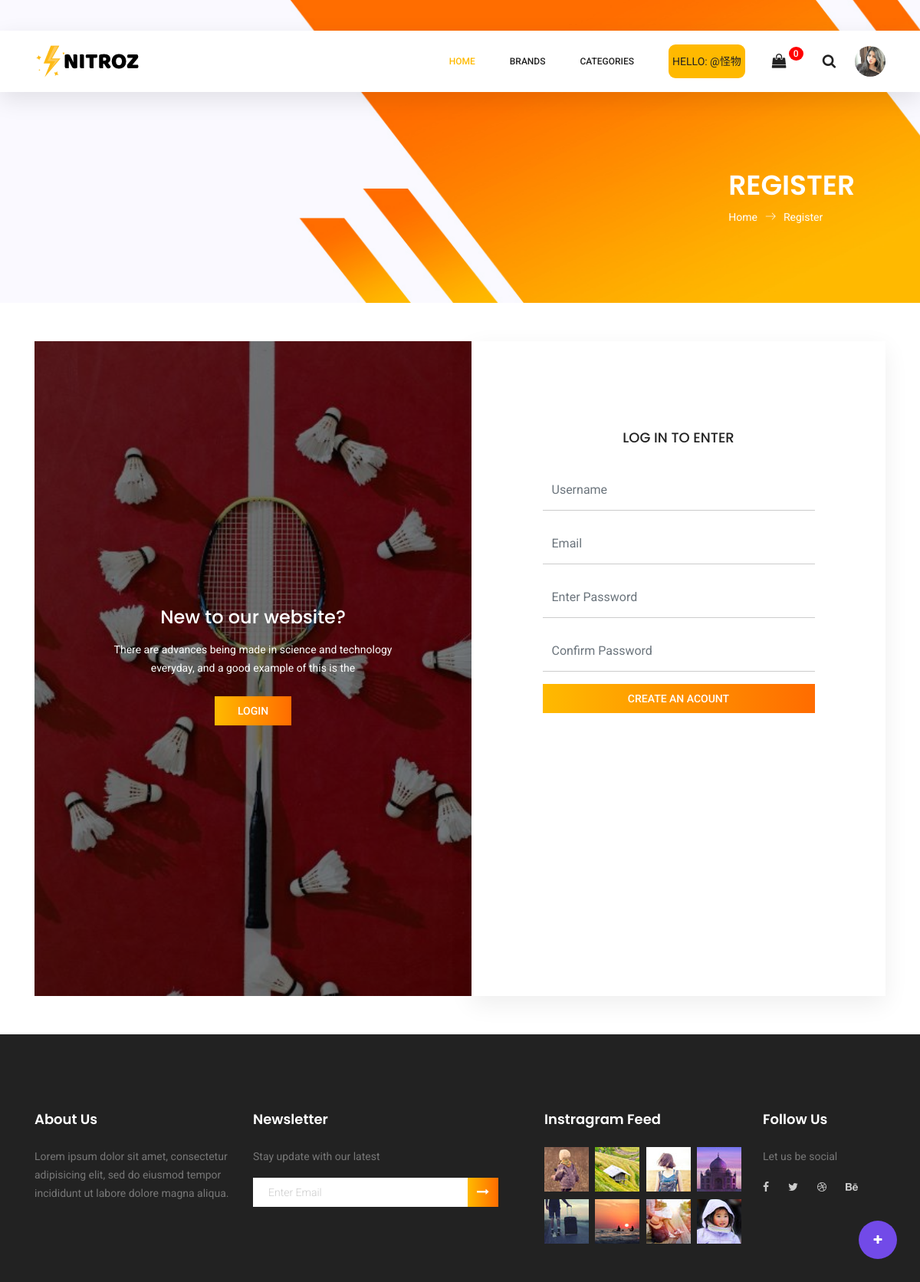
Page /register/ (signed in) on the committed database.
### base/models.py (models this page shows, shortened)
class User(AbstractUser):
    birth = models.DateField(blank=True,null=True)
    gender = models.BooleanField(default=False)
    email = models.EmailField(unique=True)
    phone = models.CharField(max_length=10,blank=True,null=True)
    avatar = models.ImageField(null=True,blank=True,upload_to='users/',default= 'users/avatar.svg')
    old_cart = models.CharField(max_length=200, blank=True, null=True)
    updated = models.DateTimeField(auto_now=True)
    created = models.DateTimeField(auto_now_add=True)
    USERNAME_FIELD = 'email'
    REQUIRED_FIELDS = []
    objects = CustomUserManager()

### base/views.py (the view, shortened to what this page needs)
# urls.py: path('register/', views.registerPage, name="register"),
def registerPage(request):
    form = MyUserCreationForm()
    context = {'form': form}
    return render(request, 'base/main/login_register.html', context)

### base/forms.py
class MyUserCreationForm(UserCreationForm):
    username = forms.CharField(widget=forms.TextInput(attrs={'class':'form-control', 'placeholder':"Username"}))
    email = forms.CharField(widget=forms.TextInput(attrs={'class':'form-control', 'placeholder':"Email"}))
    password1 = forms.CharField(widget=forms.PasswordInput(attrs={'class':'form-control', 'placeholder':"Enter Password"}))
    password2 = forms.CharField(widget=forms.PasswordInput(attrs={'class':'form-control', 'placeholder':"Confirm Password"}))
    class Meta:
        model = User
        fields = ['username', 'email', 'password1', 'password2']

### base/cart.py (called while the page is built)
    def __len__(self):
        return len(self.cart)

### base/context_processors.py (called while the page is built)
def cart(request):
    return {'cart': Cart(request)}

### base/templates/base/main/login_register.html (shortened to what this page needs)
{% extends "main/main.html" %}
{% load static %}
{% block content %}
<section class="banner-area organic-breadcrumb"
    style="background-image: url({% static 'media/banner/common-banner.jpg' %});">
    <div class="container">
        <div class="breadcrumb-banner d-flex flex-wrap align-items-center justify-content-end">
            <div class="col-first" style="max-width: 500px">
                <h1 style="text-transform: uppercase;">
                    {% if page == 'login' %}
                    Login
                    {% else %}
                    Register
                    {% endif %}
                </h1>
                <nav class="d-flex align-items-center">
                    <a href="{% url 'home' %}">Home<span class="lnr lnr-arrow-right"></span></a>
                    <a href="#">
                        {% if page == 'login' %}
                        Login
                        {% else %}
                        Register
                        {% endif %}
                    </a>
                </nav>
            </div>
        </div>
    </div>
</section>
{% if page == 'login' %}
<section class="login_box_area section_gap">
    <div class="container">
        <div class="row">
            <div class="col-lg-6">
                <div class="login_box_img">
                    <img class="img-fluid" src="{% static "media/banner/login.jpg" %}" alt="">
                    <div class="hover">
                        <h4>New to our website?</h4>
                        <p>There are advances being made in science and technology everyday, and a good example of this is the</p>
                        <a class="primary-btn" href="{% url 'register' %}">Create an Account</a>
                    </div>
                </div>
            </div>
            <div class="col-lg-6">
                <div class="login_form_inner">
                    <h3>Log in to enter</h3>
                    <form class="row login_form" action="" method="POST" id="contactForm" novalidate="novalidate">
                        {% csrf_token %}
                        <div class="col-md-12 form-group">
                            <input type="email" class="form-control" id="email" name="email" placeholder="Email" onfocus="this.placeholder = ''" onblur="this.placeholder = 'Email'">
                        </div>
                        <div class="col-md-12 form-group">
                            <input type="password" class="form-control" id="password" name="password" placeholder="Password" onfocus="this.placeholder = ''" onblur="this.placeholder = 'Password'">
                        </div>
                        <div class="col-md-12 form-group">
                            <button type="submit" value="submit" class="primary-btn">Log In</button>
                            <a href="{% url "reset_password" %}">Forgot Password?</a>
                        </div>
                    </form>
                </div>
            </div>
        </div>
    </div>
</section>
{% else %}
<section class="login_box_area section_gap">
    <div class="container">
        <div class="row">
            <div class="col-lg-6">
                <div class="login_box_img">
                    <img class="img-fluid" src="{% static "media/banner/login.jpg" %}" alt="">
                    <div class="hover">
                        <h4>New to our website?</h4>
                        <p>There are advances being made in science and technology everyday, and a good example of this is the</p>
                        <a class="primary-btn" href="{% url 'login' %}">Login</a>
                    </div>
                </div>
            </div>
            <div class="col-lg-6">
                <div class="login_form_inner">
                    <h3>Log in to enter</h3>
                    <form class="row login_form" action="" method="POST" id="contactForm" novalidate="novalidate">
                        {% for field in form %}
                        <div class="col-md-12 form-group">
                            {{field}}
                        </div>
                        {% endfor %}
                        <div class="col-md-12 form-group">
                            <button type="submit" value="submit" class="primary-btn">Create an acount</button>
                        </div>
                    </form>
                </div>
            </div>
        </div>
    </div>
</section>
{% endif %}
{% endblock content %}

### templates/main/nav.html (shortened to what this page needs)
{% load static %}
<header class="header_area sticky-header">
    <div class="main_menu">
        <nav class="navbar navbar-expand-lg navbar-light main_box">
            <div class="container">
                <a class="navbar-brand logo_h" href="{% url 'home' %}"><img src="{% static "media/banner/brand/logo.png" %}"
                        alt=""></a>
                <div class="collapse navbar-collapse offset" id="navbarSupportedContent">
                    <ul class="nav navbar-nav menu_nav ml-auto">
                        <li class="nav-item active"><a class="nav-link" href="{% url 'home' %}">Home</a></li>
                        <li class="nav-item submenu dropdown">
                            <a href="#" class="nav-link dropdown-toggle" data-toggle="dropdown" role="button"
                                aria-haspopup="true" aria-expanded="false">Brands</a>
                        </li>
                        <li class="nav-item submenu dropdown">
                            <a href="#" class="nav-link dropdown-toggle" data-toggle="dropdown" role="button"
                                aria-haspopup="true" aria-expanded="false">Categories</a>
                        </li>
                        {% if request.user.is_authenticated %}
                        <li class="nav-item"
                            style="display: flex; justify-content: center; align-items: center; background-color: #ffb900; padding: 5px; text-transform: uppercase; border-radius: 9px; color: #222222;">
                            Hello: @{{request.user.username}}</li>
                        {% endif %}
                    </ul>
                    <ul class="nav navbar-nav navbar-right">
                        <li class="nav-item">
                            <a href="{% url 'cart' %}" class="cart">
                                <span class="fa fa-shopping-bag fa-lg"></span>
                                <span class="badge" id="cart_quantity"
                                    style="display: inline-block; padding: 0.25em 0.5em; border-radius: 50%; background-color: red; color: white; font-size: 12px;line-height: 1;">{{cart|length}}</span>
                            </a>
                        </li>
                        <li class="nav-item">
                            <button class="search"><span class="fa fa-search fa-lg" id="search"></span></button>
                        </li>
                        <li class="nav-item submenu dropdown"
                            style="display: flex; justify-content: center; align-items: center;">
                            <a href="#" class="cart nav-link dropdown-toggle" data-toggle="dropdown" role="button"
                                aria-haspopup="true" aria-expanded="false">
                            {% if request.user.is_authenticated %}
                                <img src="{{request.user.avatar.url}}"
                                    style="border-radius: 50%; width: 40px; height: 40px; align-items: center;"></a>
                            {% else %}
                            <img src="{% static "media/users/avatar.svg" %}"
                                style="border-radius: 50%; width: 40px; height: 40px; align-items: center;"></a>
                            {% endif %}
                        </li>
                    </ul>
                </div>
            </div>
        </nav>
    </div>
</header>

### rows in the picture
User: user.username "怪物", user.avatar (picture)

### other values in the picture
{{ cart|length }} "0"
